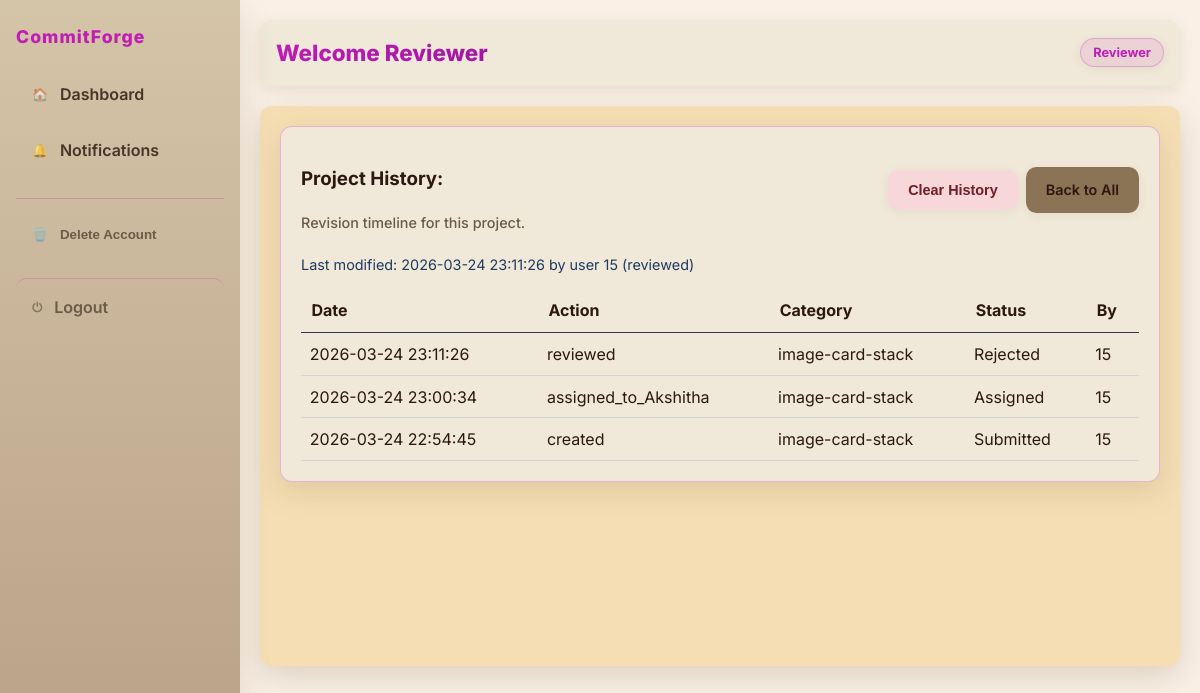
/reviewer/project-history/5 (signed in), run on the app's committed database.
### tables this page shows
CREATE TABLE project_history (
        id INTEGER PRIMARY KEY AUTOINCREMENT,
        project_id INTEGER,
        contributor_id INTEGER,
        title TEXT,
        description TEXT,
        category TEXT,
        demo_link TEXT,
        github_link TEXT,
        zip_path TEXT,
        status TEXT,
        action TEXT,
        recorded_at TEXT
    );

### routes/reviewer_routes.py (the view)
@reviewer_bp.route("/reviewer/project-history/<int:project_id>")
def project_history(project_id):
    conn = get_db()
    project = get_reviewer_visible_project(conn, project_id)
    if not project:
        return redirect("/reviewer/dashboard")
    history_rows = conn.execute(
        "SELECT * FROM project_history WHERE project_id=? ORDER BY recorded_at DESC",
        (project_id,)
    ).fetchall()
    last_modified = history_rows[0] if history_rows else None
    return render_template(
        "reviewer/project_history.html",
        project=project,
        history=history_rows,
        last_modified=last_modified
    )

### routes/reviewer_routes.py (called while the page is built, shortened)
def get_assigned_project(conn, project_id):
    return conn.execute("""
        SELECT p.* FROM projects p
        INNER JOIN project_reviewers pr ON pr.project_id = p.id
        WHERE p.id = ? AND pr.reviewer_id = ?
    """, (project_id, session["user_id"])).fetchone()

def get_reviewer_visible_project(conn, project_id):
    project = get_assigned_project(conn, project_id)
    if project:
        return project

### utils/db.py (called while the page is built)
def get_db():
    conn = sqlite3.connect("database.db")
    conn.row_factory = sqlite3.Row
    return conn

### utils/helpers.py (called while the page is built)
def format_datetime_ist(dt_str=None, format_type="full"):
    if dt_str:
        if isinstance(dt_str, str):
            dt = datetime.fromisoformat(dt_str.replace('Z', '+00:00'))
        else:
            dt = dt_str
    else:
        dt = datetime.utcnow()
    ist_offset = timedelta(hours=5, minutes=30)
    ist_dt = dt + ist_offset
    if format_type == "date":
        return ist_dt.strftime("%Y-%m-%d")
    elif format_type == "time":
        return ist_dt.strftime("%H:%M")
    elif format_type == "datetime":
        return ist_dt.strftime("%Y-%m-%d %H:%M:%S")
    else:  # full
        return ist_dt.strftime("%Y-%m-%d at %H:%M")

### templates/reviewer/project_history.html
{% extends "base.html" %}
{% block content %}
<div class="panel">
    <div class="dashboard-header">
        <div>
            <h3>Project History: {{ project.title }}</h3>
            <p class="dashboard-subtitle">Revision timeline for this project.</p>
        </div>
        <div class="dashboard-stats" style="display:flex; gap:0.5rem; align-items:center;">
            <form method="POST" action="/reviewer/project-history/{{ project.id }}/clear"
                onsubmit="return confirm('Clear all history for this project? This cannot be undone.')"
                style="margin:0;">
                <button type="submit" class="btn-secondary"
                    style="background:#f8d7da; color:#721c24; border-color:#f5c6cb;">Clear History</button>
            </form>
            <a class="btn-secondary" href="/reviewer/dashboard">Back to All</a>
        </div>
    </div>
    <div class="project-list">
        {% if last_modified %}
        <p style="margin-bottom: .75rem; color:#1e3a5f; font-size:0.9rem;">Last modified: {{ last_modified.recorded_at |
            ist_time("datetime")
            }} by user {{ last_modified.contributor_id }} ({{ last_modified.action }})</p>
        {% endif %}
        {% if history %}
        <table style="width:100%; border-collapse: collapse;">
            <thead>
                <tr>
                    <th style="text-align:left; padding:0.65rem; border-bottom:1px solid #2c3b5a;">Date</th>
                    <th style="text-align:left; padding:0.65rem; border-bottom:1px solid #2c3b5a;">Action</th>
                    <th style="text-align:left; padding:0.65rem; border-bottom:1px solid #2c3b5a;">Category</th>
                    <th style="text-align:left; padding:0.65rem; border-bottom:1px solid #2c3b5a;">Status</th>
                    <th style="text-align:left; padding:0.65rem; border-bottom:1px solid #2c3b5a;">By</th>
                </tr>
            </thead>
            <tbody>
                {% for entry in history %}
                <tr>
                    <td style="padding:0.55rem; border-bottom:1px solid rgba(105, 138, 188, 0.2);">{{ entry.recorded_at
                        | ist_time("datetime")
                        }}</td>
                    <td style="padding:0.55rem; border-bottom:1px solid rgba(105, 138, 188, 0.2);">{{ entry.action }}
                    </td>
                    <td style="padding:0.55rem; border-bottom:1px solid rgba(105, 138, 188, 0.2);">{{ entry.category or
                        '—' }}</td>
                    <td style="padding:0.55rem; border-bottom:1px solid rgba(105, 138, 188, 0.2);">{{ entry.status or
                        '—' }}</td>
                    <td style="padding:0.55rem; border-bottom:1px solid rgba(105, 138, 188, 0.2);">{{
                        entry.contributor_id }}</td>
                </tr>
                {% endfor %}
            </tbody>
        </table>
        {% else %}
        <p>No history found for this project yet.</p>
        {% endif %}
    </div>
</div>
{% endblock %}

### static/css/style.css (style rules this page uses)
:root { --primary: #c11cb6; --primary-hover: #a017a0; --primary-light: rgba(193, 28, 182, 0.1); --primary-border: rgba(193, 28, 182, 0.25); --primary-border-hover: rgba(193, 28, 182, 0.4); --secondary: #8b7355; --secondary-hover: #a0866a; --secondary-light: rgba(139, 115, 85, 0.1); --secondary-border: rgba(184, 149, 106, 0.25); --bg-primary: #f5f5dc; --bg-secondary: #faf0e6; --bg-tertiary: #f5deb3; --bg-panel: #f0e8d8; --bg-card: #fefefe; --bg-input: #f8f6f0; --bg-overlay: rgba(0, 0, 0, 0.6); --text-primary: #2c1810; --text-secondary: #4a3428; --text-muted: #6b5b47; --text-subtle: #8b7d6b; --text-accent: #a0917f; --success: #6b8f7a; --success-bg: rgba(107, 143, 122, 0.15); --success-border: rgba(107, 143, 122, 0.35); --warning: #9a8a6b; --warning-bg: rgba(154, 138, 107, 0.15); --warning-border: rgba(154, 138, 107, 0.35); --error: #8a6b6b; --error-bg: rgba(138, 107, 107, 0.15); --error-border: rgba(138, 107, 107, 0.35); --border-light: #d4c4a8; --border-medium: rgba(193, 28, 182, 0.2); --border-focus: var(--primary); --shadow-sm: 0 2px 8px rgba(139, 115, 85, 0.1); --shadow-md: 0 4px 14px rgba(139, 115, 85, 0.15); --shadow-lg: 0 10px 30px rgba(139, 115, 85, 0.2); --shadow-xl: 0 10px 30px rgba(139, 115, 85, 0.25); --space-xs: 0.25rem; --space-sm: 0.5rem; --space-md: 0.75rem; --space-lg: 1rem; --space-xl: 1.25rem; --space-2xl: 1.5rem; --space-3xl: 2rem; --radius-sm: 0.4rem; --radius-md: 0.55rem; --radius-lg: 0.65rem; --radius-xl: 0.75rem; --radius-full: 999px; --font-size-xs: 0.75rem; --font-size-sm: 0.8rem; --font-size-base: 0.9rem; --font-size-lg: 1rem; --font-size-xl: 1.1rem; --font-size-2xl: 1.25rem; --font-size-3xl: 1.4rem; }
* { box-sizing: border-box; }
body { margin: 0; font-family: 'Inter', 'Segoe UI', Tahoma, Geneva, Verdana, sans-serif; background: var(--bg-primary); color: var(--text-primary); line-height: 1.5; }
.dashboard-header { display: flex; justify-content: space-between; align-items: center; flex-wrap: wrap; gap: var(--space-lg); margin-bottom: var(--space-xl); }
.dashboard-subtitle { margin: 0; color: var(--text-muted); font-size: var(--font-size-base); font-weight: 500; }
.dashboard-stats { display: flex; align-items: center; gap: var(--space-lg); flex-wrap: wrap; }
.btn-secondary { border: 1px solid var(--secondary); background: var(--secondary-light); color: var(--text-primary); text-decoration: none; padding: var(--space-sm) var(--space-lg); border-radius: var(--radius-md); transition: all .2s ease; font-weight: 600; }
.panel { background: var(--bg-panel); border: 1px solid var(--primary-border); border-radius: var(--radius-xl); padding: var(--space-xl); box-shadow: var(--shadow-lg); margin-bottom: var(--space-lg); transition: all 0.3s ease; }
.btn-secondary { border: 0; background: var(--secondary); color: var(--text-primary); border-radius: var(--radius-lg); padding: var(--space-md) var(--space-xl); font-weight: 600; cursor: pointer; transition: all 0.2s ease; font-size: var(--font-size-base); box-shadow: var(--shadow-sm); position: relative; overflow: hidden; }
.btn-secondary::before { content: ""; position: absolute; top: 0; left: -100%; width: 100%; height: 100%; background: linear-gradient(90deg, transparent, rgba(255, 255, 255, 0.2), transparent); transition: left 0.5s; }

### data on the page
project_history: recorded_at|ist_time "2026-03-24 23:11:26", contributor_id "15", action "reviewed", category "image-card-stack", status "Rejected"
project_history: recorded_at|ist_time "2026-03-24 23:00:34", action "assigned_to_Akshitha", category "image-card-stack", status "Assigned", contributor_id "15"
project_history: recorded_at|ist_time "2026-03-24 22:54:45", action "created", category "image-card-stack", status "Submitted", contributor_id "15"

### other printed values
{{ session.get('role') }} "Reviewer"
